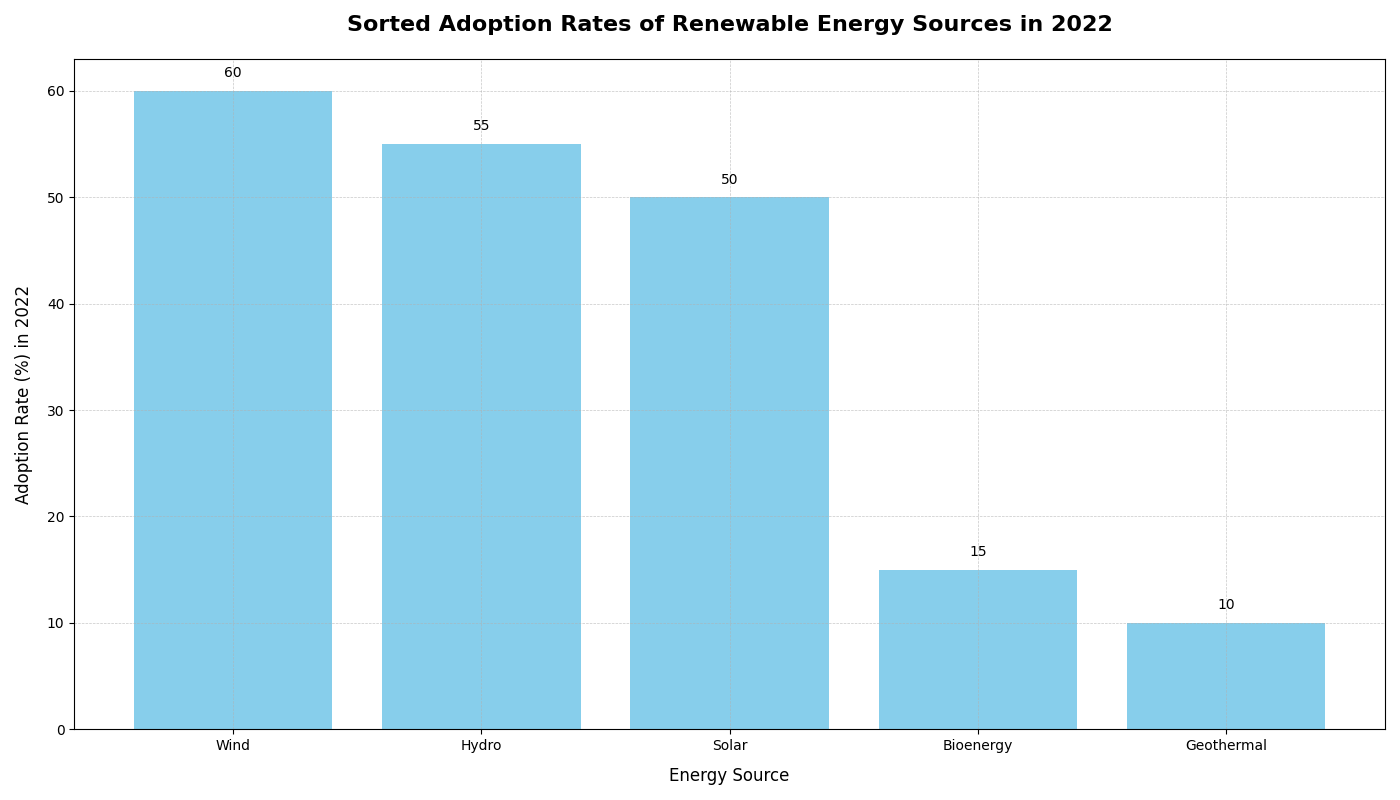

This figure's Python source:
import matplotlib.pyplot as plt
import numpy as np

# Define the data for the sorted bar chart
years = ['2012', '2014', '2016', '2018', '2020', '2022']
energy_sources = ['Solar', 'Wind', 'Hydro', 'Geothermal', 'Bioenergy']

# Adoption data in percentage (rows: years, columns: energy sources)
adoption_data = np.array([
    [5, 10, 30, 5, 3],   # 2012
    [10, 15, 35, 6, 5],  # 2014
    [20, 30, 40, 7, 7],  # 2016
    [30, 40, 45, 8, 10], # 2018
    [40, 50, 50, 9, 12], # 2020
    [50, 60, 55, 10, 15] # 2022
])

# Sort the data according to the adoption rates in 2022
latest_year_adoption = adoption_data[-1]
sorted_indices = np.argsort(latest_year_adoption)[::-1]
sorted_sources = [energy_sources[i] for i in sorted_indices]
sorted_data = adoption_data[:, sorted_indices]

# Prepare the figure
fig, ax = plt.subplots(figsize=(14, 8))

# Plot each energy source's sorted adoption data
bar_positions = np.arange(len(energy_sources))

ax.bar(bar_positions, sorted_data[-1], color='skyblue')

# Set axis labels and title
ax.set_xlabel('Energy Source', fontsize=12, labelpad=10)
ax.set_ylabel('Adoption Rate (%) in 2022', fontsize=12, labelpad=10)
ax.set_title('Sorted Adoption Rates of Renewable Energy Sources in 2022', fontsize=16, fontweight='bold', pad=20)

# Set x-ticks positions and labels
ax.set_xticks(bar_positions)
ax.set_xticklabels(sorted_sources)

# Add grid
ax.grid(True, which='both', linestyle='--', linewidth=0.5, alpha=0.7)

# Annotate bars with their respective values
for i in range(len(sorted_sources)):
    ax.text(bar_positions[i], sorted_data[-1, i] + 1, str(sorted_data[-1, i]), ha='center', va='bottom')

# Adjust layout to prevent overlap and ensure clarity
plt.tight_layout()

# Display the plot
plt.show()
